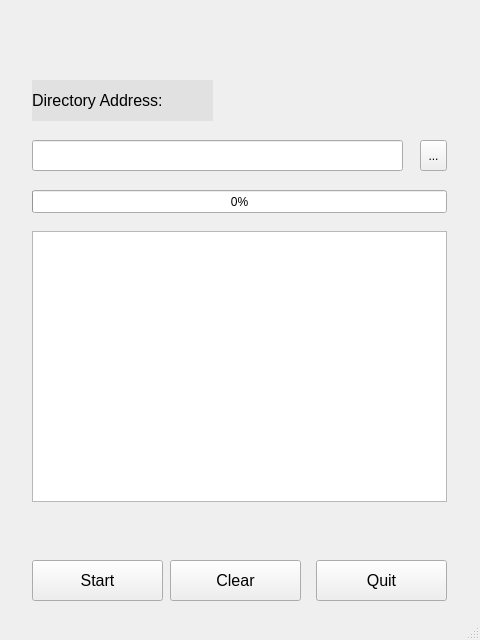
<?xml version="1.0" encoding="UTF-8"?>
<ui version="4.0">
 <class>MainWindow</class>
 <widget class="QMainWindow" name="MainWindow">
  <property name="windowModality">
   <enum>Qt::NonModal</enum>
  </property>
  <property name="geometry">
   <rect>
    <x>0</x>
    <y>0</y>
    <width>480</width>
    <height>640</height>
   </rect>
  </property>
  <property name="maximumSize">
   <size>
    <width>480</width>
    <height>640</height>
   </size>
  </property>
  <property name="windowTitle">
   <string>Normalize</string>
  </property>
  <widget class="QWidget" name="centralwidget">
   <widget class="QTreeView" name="FilesView">
    <property name="geometry">
     <rect>
      <x>32</x>
      <y>231</y>
      <width>415</width>
      <height>271</height>
     </rect>
    </property>
   </widget>
   <widget class="QLabel" name="Add_Lb">
    <property name="geometry">
     <rect>
      <x>32</x>
      <y>80</y>
      <width>181</width>
      <height>41</height>
     </rect>
    </property>
    <property name="font">
     <font>
      <pointsize>12</pointsize>
     </font>
    </property>
    <property name="autoFillBackground">
     <bool>false</bool>
    </property>
    <property name="styleSheet">
     <string notr="true">background-color: rgb(225, 225, 225);
</string>
    </property>
    <property name="text">
     <string>Directory Address:</string>
    </property>
   </widget>
   <widget class="QLineEdit" name="Add_Le">
    <property name="geometry">
     <rect>
      <x>32</x>
      <y>140</y>
      <width>371</width>
      <height>31</height>
     </rect>
    </property>
   </widget>
   <widget class="QToolButton" name="Add_Tb">
    <property name="geometry">
     <rect>
      <x>420</x>
      <y>140</y>
      <width>27</width>
      <height>31</height>
     </rect>
    </property>
    <property name="text">
     <string>...</string>
    </property>
   </widget>
   <widget class="QPushButton" name="Start_Pb">
    <property name="geometry">
     <rect>
      <x>32</x>
      <y>560</y>
      <width>131</width>
      <height>41</height>
     </rect>
    </property>
    <property name="font">
     <font>
      <pointsize>12</pointsize>
     </font>
    </property>
    <property name="text">
     <string>Start</string>
    </property>
   </widget>
   <widget class="QPushButton" name="Quit_Pb">
    <property name="geometry">
     <rect>
      <x>316</x>
      <y>560</y>
      <width>131</width>
      <height>41</height>
     </rect>
    </property>
    <property name="font">
     <font>
      <pointsize>12</pointsize>
     </font>
    </property>
    <property name="text">
     <string>Quit</string>
    </property>
   </widget>
   <widget class="QPushButton" name="Clear_Pb">
    <property name="geometry">
     <rect>
      <x>170</x>
      <y>560</y>
      <width>131</width>
      <height>41</height>
     </rect>
    </property>
    <property name="font">
     <font>
      <pointsize>12</pointsize>
     </font>
    </property>
    <property name="text">
     <string>Clear</string>
    </property>
   </widget>
   <widget class="QProgressBar" name="progressBar">
    <property name="geometry">
     <rect>
      <x>32</x>
      <y>190</y>
      <width>415</width>
      <height>23</height>
     </rect>
    </property>
    <property name="value">
     <number>0</number>
    </property>
   </widget>
  </widget>
  <widget class="QStatusBar" name="statusbar"/>
 </widget>
 <resources/>
 <connections/>
</ui>
